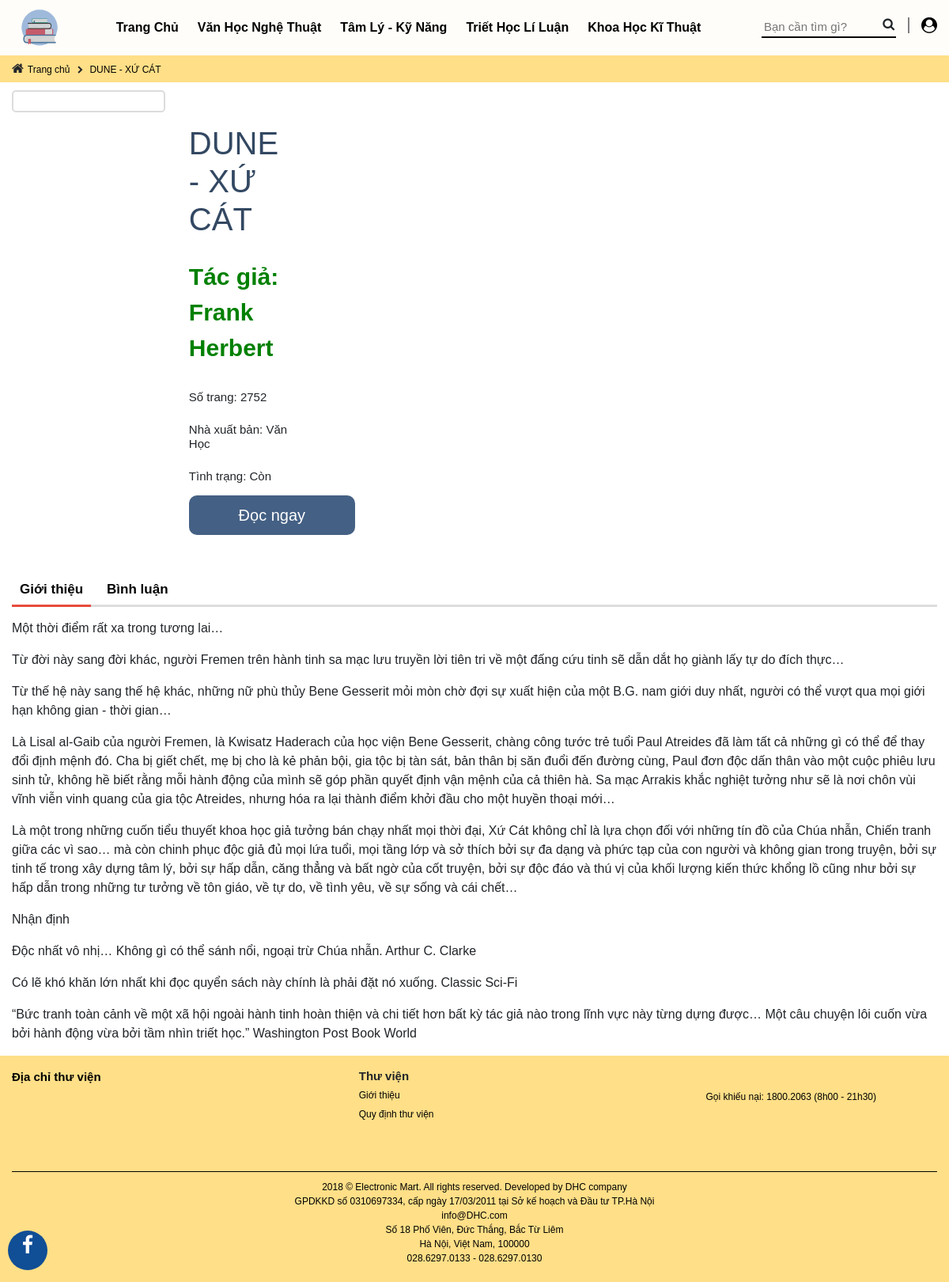
Screenshot of /index.php?page_layout=chitietsp&id_sp=86 with the database file from the repository.
### tables this page shows
CREATE TABLE `dmsanpham` (
  `id_dm` int(10) NOT NULL,
  `ten_dm` varchar(255) NOT NULL
);

CREATE TABLE `sanpham` (
  `id_sp` int(10) NOT NULL,
  `id_dm` int(10) NOT NULL,
  `ten_sp` varchar(255) NOT NULL,
  `anh_sp` varchar(255) NOT NULL,
  `tac_gia` varchar(255) NOT NULL,
  `nxb` varchar(255) NOT NULL,
  `so_trang` varchar(255) NOT NULL,
  `tinh_trang` varchar(255) NOT NULL,
  `trang_thai` varchar(255) NOT NULL,
  `dac_biet` varchar(11) NOT NULL,
  `chi_tiet_sp` longtext NOT NULL
);

### chucnang/sanpham/danhmucsp.php (the view)
<?php
$sql="SELECT * FROM dmsanpham";
$query=mysqli_query($conn,$sql);
?>
<div class="menu">
    <li><a href="index.php">Trang Chủ</a></li>
    <?php
    while($row=mysqli_fetch_array($query)){
    ?>
    <li><a href="index.php?page_layout=sanpham&id_dm=<?php echo $row['id_dm']; ?>"><?php echo $row['ten_dm']; ?></a>
    </li>
    <?php
    }
    ?>
</div>

### chucnang/sanpham/chitietsp.php (shortened to what this page needs)
<?php
$id_sp=$_GET['id_sp'];
$sql="SELECT * FROM sanpham WHERE id_sp=$id_sp";
$query=mysqli_query($conn,$sql);
$row=mysqli_fetch_array($query);
?>
<link rel="stylesheet" href="css/chitietsp.css">
        <div class="wrapper">
            <div class="product-home">
                <div class="product-top-content">
                    <i class="fa fa-home" id="home"></i><a href="index.php">Trang chủ</a>
                    <i class="fa fa-chevron-right" id="chevron"></i><a href="#"><?php echo $row['ten_sp']; ?></a>
                </div>
            </div>
            <div class="products">
                <div class="product-content">
                    <div class="content-left">
                        <div class="product-big-img">
                        </div>
                    </div>
                    <div class="content-right">
                        <div class="product-name">
                            <h1><?php echo $row['ten_sp']; ?></h1>
                        </div>
                        <div class="product-price">
                            <p>Tác giả: <?php echo $row['tac_gia']; ?></p>
                        </div>
                        <div class="sotrang">
                            <h6>Số trang: <?php echo $row['so_trang']; ?></h6>
                        </div>
                        <div class="nxb">
                            <h6>Nhà xuất bản: <?php echo $row['nxb']; ?></h6>
                        </div>
                        <div class="tinhtrang">
                            <h6>Tình trạng: Còn</h6>
                        </div>
                        <div class="product-buttom">
                            <a href=""><button class="btn btn-primary" >Đọc ngay</button></a>
                        </div>
                    </div>
                </div>
            </div>
        </div>
        <div class="wrapper">
            <div class="wrapper-content">
                <div class="tabs">
                    <ul class="nav-tab">
                        <li class="active"><a href="#menu_1">Giới thiệu</a></li>
                        <li><a href="#menu_2">Bình luận </a></li>
                    </ul>
                    <div class="tab-content">
                        <div id="menu_1" class="tab-content-item">
                          <?php echo $row['chi_tiet_sp']; ?>
                        </div>
                    </div>
                </div>
            </div>
        </div>

### css/style.css (style rules this page uses)
* { margin: 0; padding: 0; font-family: Helvetica, sans-serif; }
li { list-style: none; }
.menu { display: flex; }
.menu li { padding: 0 12px; position: relative; transition: all 0.3s ease; }
.menu a { text-decoration: none; color: black; font-weight: bold; }
.products { list-style: none; display: flex; flex-wrap: wrap; justify-content: space-between; padding: 0; }
.product-name { color: #334862; padding: 3px 0px; }

### css/chitietsp.css (style rules this page uses)
* { margin: 0; padding: 0; font-family: Helvetica, sans-serif; }
li { list-style: none; }
.products { max-width: 1170px; margin: 0 auto; }
#chevron { font-size: 10px; }
.wrapper .product-home { background: rgb(255, 223, 135); padding: 5px 0; }
.product-top-content { max-width: 1170px; margin: 0 auto; }
.product-home a { text-decoration: none; font-size: 12px; color: black; padding: 0px 5px; }
.product-content { display: flex; }
.content-left { width: 55%; }
.product-big-img { border: 2px solid gainsboro; margin-top: 10px; border-radius: 5px; }
.content-right { width: 45%; padding-top: 50px; padding-left: 30px; }
.product-price p { color: green; font-size: 30px; font-weight: 700; padding-top: 15px; }
.sotrang h6 { font-size: 15px; padding-top: 15px; }
.nxb h6 { font-size: 15px; padding-top: 15px; }
.tinhtrang h6 { font-size: 15px; padding-top: 15px; }
.product-buttom { margin-top: 15px; }
.product-buttom button { border: none; width: 210px; height: 50px; border-radius: 10px; color: white; font-size: 20px; background-color: #446084; cursor: pointer; }
.wrapper-content { max-width: 1170px; margin: 0 auto; }
.nav-tab { display: flex; margin: 0; padding: 0; border-bottom: 3px solid #ddd; margin-top: 50px; }
.nav-tab li { margin-right: 10px; }
.nav-tab li a { text-decoration: none; color: black; font-size: 17px; font-weight: bold; display: block; padding: 6px 10px; position: relative; }
.nav-tab li a::after { content: ""; height: 3px; width: 100%; position: absolute; left: 0; bottom: -3px; background: transparent; }
.nav-tab li.active a::after, .nav-tab li:hover a::after { background: #e74c3c; }
.tab-content-item { padding-top: 15px; }

### rows the page displays
dmsanpham: ten_dm "Văn Học Nghệ Thuật"
dmsanpham: ten_dm "Tâm Lý - Kỹ Năng"
dmsanpham: ten_dm "Triết Học Lí Luận"
dmsanpham: ten_dm "Khoa Học Kĩ Thuật"
sanpham: ten_sp "DUNE - XỨ CÁT", tac_gia "Frank Herbert", so_trang "2752", nxb "Văn Học", chi_tiet_sp "Một thời điểm rất xa trong tương lai… Từ đời này sang đời khác, người Fremen trên hành tinh sa mạc lưu truyền lời tiên tri về một đấng cứu tinh sẽ dẫn dắt họ giành lấy tự do đích thực… Từ thế hệ này sang thế hệ khác, những nữ phù thủy Bene Gesserit mỏi mòn chờ đợi sự xuất hiện của một B.G. nam giới duy nhất, người có thể vượt qua mọi giới hạn không gian - thời gian… Là Lisal al-Gaib của người Fremen, là Kwisatz Haderach của học viện Bene Gesserit, chàng công tước trẻ tuổi Paul Atreides đã làm tất cả những gì có thể để thay đổi định mệnh đó. Cha bị giết chết, mẹ bị cho là kẻ phản bội, gia tộc bị tàn sát, bản thân bị săn đuổi đến đường cùng, Paul đơn độc dấn thân vào một cuộc phiêu lưu sinh…"
